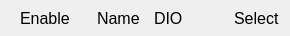
<?xml version="1.0" encoding="UTF-8"?>
<ui version="4.0">
 <class>PGChannelManagerHeader</class>
 <widget class="QWidget" name="PGChannelManagerHeader">
  <property name="geometry">
   <rect>
    <x>0</x>
    <y>0</y>
    <width>290</width>
    <height>36</height>
   </rect>
  </property>
  <property name="sizePolicy">
   <sizepolicy hsizetype="Maximum" vsizetype="Fixed">
    <horstretch>0</horstretch>
    <verstretch>0</verstretch>
   </sizepolicy>
  </property>
  <property name="windowTitle">
   <string>Form</string>
  </property>
  <property name="styleSheet">
   <string notr="true">QLabel{
  font-size: 16px;
  font-weight: normal;
  font-style: normal;
  text-align: left;
}</string>
  </property>
  <layout class="QVBoxLayout" name="verticalLayout">
   <property name="spacing">
    <number>0</number>
   </property>
   <property name="leftMargin">
    <number>0</number>
   </property>
   <property name="topMargin">
    <number>0</number>
   </property>
   <property name="rightMargin">
    <number>0</number>
   </property>
   <property name="bottomMargin">
    <number>0</number>
   </property>
   <item>
    <spacer name="verticalSpacer">
     <property name="orientation">
      <enum>Qt::Vertical</enum>
     </property>
     <property name="sizeType">
      <enum>QSizePolicy::Preferred</enum>
     </property>
     <property name="sizeHint" stdset="0">
      <size>
       <width>8</width>
       <height>8</height>
      </size>
     </property>
    </spacer>
   </item>
   <item>
    <widget class="QWidget" name="container" native="true">
     <property name="sizePolicy">
      <sizepolicy hsizetype="Preferred" vsizetype="Preferred">
       <horstretch>0</horstretch>
       <verstretch>0</verstretch>
      </sizepolicy>
     </property>
     <property name="styleSheet">
      <string notr="true">QLabel{  
  font-size: 16px;
  font-weight: normal;
  font-style: normal;
  text-align: left;
}</string>
     </property>
     <layout class="QHBoxLayout" name="horizontalLayout">
      <property name="spacing">
       <number>0</number>
      </property>
      <property name="leftMargin">
       <number>0</number>
      </property>
      <property name="topMargin">
       <number>0</number>
      </property>
      <property name="rightMargin">
       <number>0</number>
      </property>
      <property name="bottomMargin">
       <number>0</number>
      </property>
      <item>
       <widget class="QWidget" name="wgHeaderEnableGroup" native="true">
        <layout class="QHBoxLayout" name="horizontalLayout_2">
         <property name="spacing">
          <number>0</number>
         </property>
         <property name="leftMargin">
          <number>0</number>
         </property>
         <property name="topMargin">
          <number>0</number>
         </property>
         <property name="rightMargin">
          <number>0</number>
         </property>
         <property name="bottomMargin">
          <number>0</number>
         </property>
         <item>
          <spacer name="horizontalSpacer_4">
           <property name="orientation">
            <enum>Qt::Horizontal</enum>
           </property>
           <property name="sizeType">
            <enum>QSizePolicy::Fixed</enum>
           </property>
           <property name="sizeHint" stdset="0">
            <size>
             <width>20</width>
             <height>20</height>
            </size>
           </property>
          </spacer>
         </item>
         <item>
          <widget class="QLabel" name="labelView">
           <property name="sizePolicy">
            <sizepolicy hsizetype="Maximum" vsizetype="Preferred">
             <horstretch>0</horstretch>
             <verstretch>0</verstretch>
            </sizepolicy>
           </property>
           <property name="minimumSize">
            <size>
             <width>40</width>
             <height>0</height>
            </size>
           </property>
           <property name="text">
            <string>Enable</string>
           </property>
          </widget>
         </item>
         <item>
          <spacer name="horizontalSpacer_3">
           <property name="orientation">
            <enum>Qt::Horizontal</enum>
           </property>
           <property name="sizeType">
            <enum>QSizePolicy::Fixed</enum>
           </property>
           <property name="sizeHint" stdset="0">
            <size>
             <width>12</width>
             <height>20</height>
            </size>
           </property>
          </spacer>
         </item>
        </layout>
       </widget>
      </item>
      <item>
       <widget class="QWidget" name="wgHeaderNameGroup" native="true">
        <layout class="QHBoxLayout" name="horizontalLayout_3">
         <property name="spacing">
          <number>0</number>
         </property>
         <property name="leftMargin">
          <number>0</number>
         </property>
         <property name="topMargin">
          <number>0</number>
         </property>
         <property name="rightMargin">
          <number>0</number>
         </property>
         <property name="bottomMargin">
          <number>0</number>
         </property>
         <item>
          <spacer name="collapsePlaceholder">
           <property name="orientation">
            <enum>Qt::Horizontal</enum>
           </property>
           <property name="sizeType">
            <enum>QSizePolicy::Fixed</enum>
           </property>
           <property name="sizeHint" stdset="0">
            <size>
             <width>5</width>
             <height>20</height>
            </size>
           </property>
          </spacer>
         </item>
         <item>
          <spacer name="horizontalSpacer_7">
           <property name="orientation">
            <enum>Qt::Horizontal</enum>
           </property>
           <property name="sizeType">
            <enum>QSizePolicy::Fixed</enum>
           </property>
           <property name="sizeHint" stdset="0">
            <size>
             <width>10</width>
             <height>20</height>
            </size>
           </property>
          </spacer>
         </item>
         <item>
          <widget class="QLabel" name="labelName">
           <property name="sizePolicy">
            <sizepolicy hsizetype="Maximum" vsizetype="Preferred">
             <horstretch>0</horstretch>
             <verstretch>0</verstretch>
            </sizepolicy>
           </property>
           <property name="text">
            <string>Name</string>
           </property>
          </widget>
         </item>
         <item>
          <spacer name="horizontalSpacer">
           <property name="orientation">
            <enum>Qt::Horizontal</enum>
           </property>
           <property name="sizeType">
            <enum>QSizePolicy::Fixed</enum>
           </property>
           <property name="sizeHint" stdset="0">
            <size>
             <width>14</width>
             <height>20</height>
            </size>
           </property>
          </spacer>
         </item>
         <item>
          <widget class="QLabel" name="labelDIO">
           <property name="sizePolicy">
            <sizepolicy hsizetype="Maximum" vsizetype="Preferred">
             <horstretch>0</horstretch>
             <verstretch>0</verstretch>
            </sizepolicy>
           </property>
           <property name="text">
            <string>DIO</string>
           </property>
          </widget>
         </item>
         <item>
          <spacer name="horizontalSpacer_2">
           <property name="orientation">
            <enum>Qt::Horizontal</enum>
           </property>
           <property name="sizeType">
            <enum>QSizePolicy::Fixed</enum>
           </property>
           <property name="sizeHint" stdset="0">
            <size>
             <width>27</width>
             <height>20</height>
            </size>
           </property>
          </spacer>
         </item>
        </layout>
       </widget>
      </item>
      <item>
       <widget class="QWidget" name="wgHeaderSelectionGroup" native="true">
        <layout class="QHBoxLayout" name="horizontalLayout_4">
         <property name="spacing">
          <number>0</number>
         </property>
         <property name="leftMargin">
          <number>0</number>
         </property>
         <property name="topMargin">
          <number>0</number>
         </property>
         <property name="rightMargin">
          <number>0</number>
         </property>
         <property name="bottomMargin">
          <number>0</number>
         </property>
         <item>
          <spacer name="splitPlaceholder">
           <property name="orientation">
            <enum>Qt::Horizontal</enum>
           </property>
           <property name="sizeType">
            <enum>QSizePolicy::Fixed</enum>
           </property>
           <property name="sizeHint" stdset="0">
            <size>
             <width>14</width>
             <height>20</height>
            </size>
           </property>
          </spacer>
         </item>
         <item>
          <spacer name="horizontalSpacer_11">
           <property name="orientation">
            <enum>Qt::Horizontal</enum>
           </property>
           <property name="sizeType">
            <enum>QSizePolicy::Fixed</enum>
           </property>
           <property name="sizeHint" stdset="0">
            <size>
             <width>10</width>
             <height>20</height>
            </size>
           </property>
          </spacer>
         </item>
         <item>
          <widget class="QLabel" name="labelSelect">
           <property name="sizePolicy">
            <sizepolicy hsizetype="Maximum" vsizetype="Preferred">
             <horstretch>0</horstretch>
             <verstretch>0</verstretch>
            </sizepolicy>
           </property>
           <property name="text">
            <string>Select</string>
           </property>
          </widget>
         </item>
         <item>
          <spacer name="horizontalSpacer_12">
           <property name="orientation">
            <enum>Qt::Horizontal</enum>
           </property>
           <property name="sizeType">
            <enum>QSizePolicy::Fixed</enum>
           </property>
           <property name="sizeHint" stdset="0">
            <size>
             <width>10</width>
             <height>20</height>
            </size>
           </property>
          </spacer>
         </item>
        </layout>
       </widget>
      </item>
     </layout>
    </widget>
   </item>
   <item>
    <spacer name="verticalSpacer_2">
     <property name="orientation">
      <enum>Qt::Vertical</enum>
     </property>
     <property name="sizeType">
      <enum>QSizePolicy::Preferred</enum>
     </property>
     <property name="sizeHint" stdset="0">
      <size>
       <width>8</width>
       <height>7</height>
      </size>
     </property>
    </spacer>
   </item>
  </layout>
 </widget>
 <resources/>
 <connections/>
</ui>
